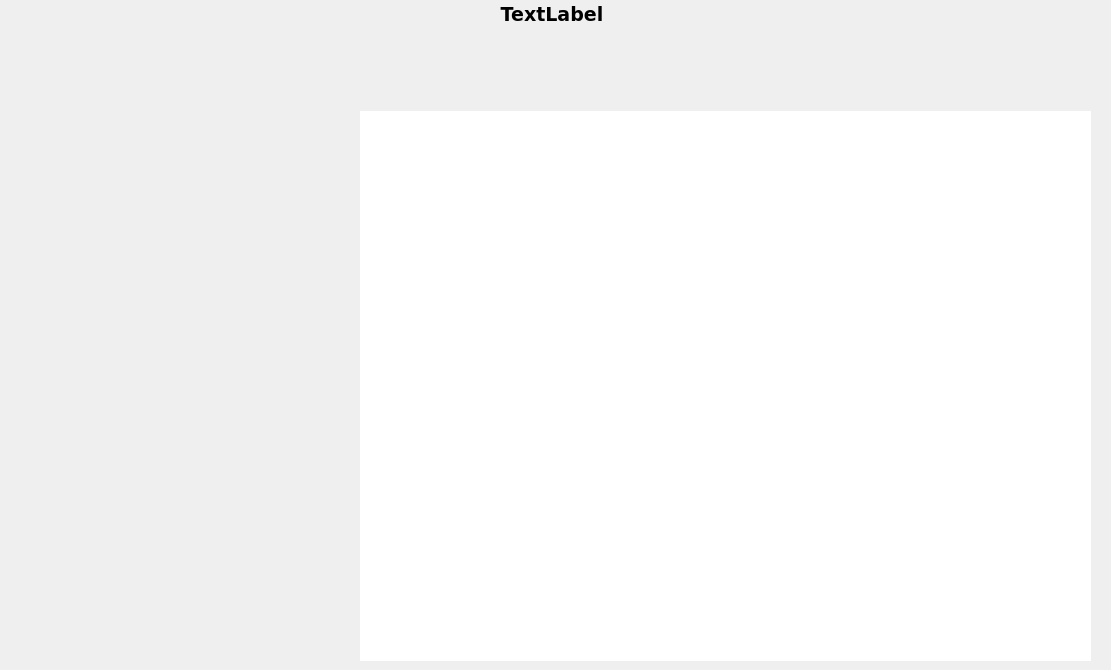
        <widget class="QWidget" name="season_subpage">
         <widget class="QLabel" name="label_23">
          <property name="geometry">
           <rect>
            <x>0</x>
            <y>108</y>
            <width>16</width>
            <height>16</height>
           </rect>
          </property>
          <property name="text">
           <string/>
          </property>
         </widget>
         <widget class="QLabel" name="label_21">
          <property name="geometry">
           <rect>
            <x>2</x>
            <y>3</y>
            <width>1100</width>
            <height>100</height>
           </rect>
          </property>
          <property name="minimumSize">
           <size>
            <width>1100</width>
            <height>100</height>
           </size>
          </property>
          <property name="maximumSize">
           <size>
            <width>1100</width>
            <height>100</height>
           </size>
          </property>
          <property name="font">
           <font>
            <family>Verdana</family>
            <pointsize>14</pointsize>
            <weight>75</weight>
            <bold>true</bold>
           </font>
          </property>
          <property name="text">
           <string>TextLabel</string>
          </property>
          <property name="alignment">
           <set>Qt::AlignHCenter|Qt::AlignTop</set>
          </property>
          <property name="wordWrap">
           <bool>true</bool>
          </property>
         </widget>
         <widget class="MplWidget" name="widget_2" native="true">
          <property name="geometry">
           <rect>
            <x>3</x>
            <y>111</y>
            <width>350</width>
            <height>550</height>
           </rect>
          </property>
          <property name="minimumSize">
           <size>
            <width>350</width>
            <height>550</height>
           </size>
          </property>
          <property name="maximumSize">
           <size>
            <width>16777215</width>
            <height>550</height>
           </size>
          </property>
         </widget>
         <widget class="QTableWidget" name="tableWidget_8">
          <property name="geometry">
           <rect>
            <x>360</x>
            <y>111</y>
            <width>731</width>
            <height>550</height>
           </rect>
          </property>
          <property name="minimumSize">
           <size>
            <width>0</width>
            <height>550</height>
           </size>
          </property>
          <property name="maximumSize">
           <size>
            <width>16777215</width>
            <height>550</height>
           </size>
          </property>
          <property name="frameShape">
           <enum>QFrame::NoFrame</enum>
          </property>
         </widget>
        </widget>
